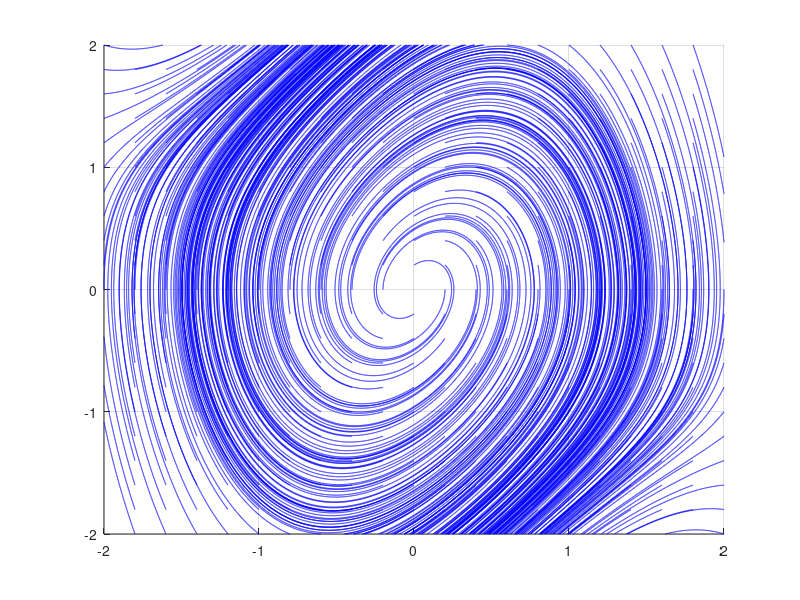

MATLAB code for this plot:
a=0.5;b=0.4;

mx=-1:0.01:1;
[x1, x2] = meshgrid(-2:0.01:2,-2:0.01:2);
[sx1, sx2] = meshgrid(-2:0.2:2,-2:0.2:2);
y1=x2;
y2=-(1/a)*x1-(b/a)*(x1.^2-1).*x2;


streamline(x1,x2,y1,y2,sx1,sx2);grid on

